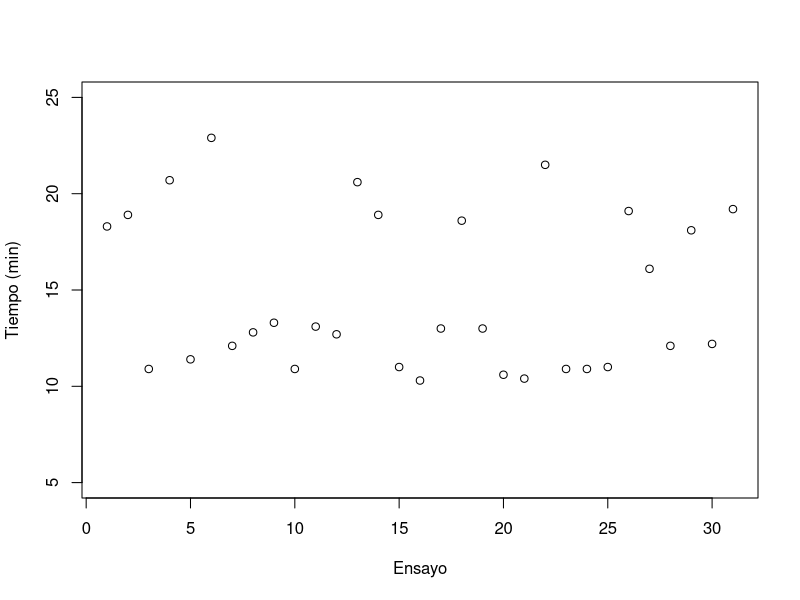
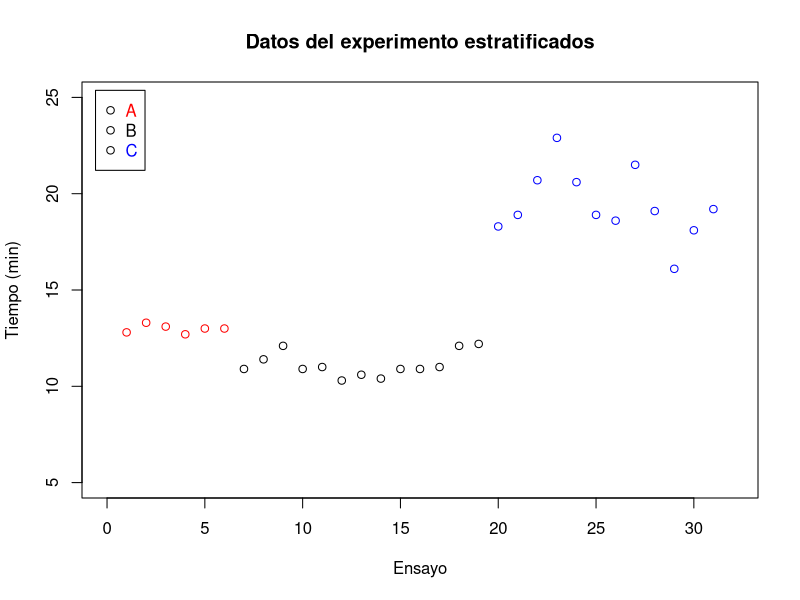

Here is the R script that generated these plots, in order:
## ---- chunk 1
# O dilema dos três caminhos

# Crear los ensayos
ensaio = seq(1,31,1)
ensaio  # Runs in console

tempo = c(18.3,18.9,10.9,20.7,11.4,22.9,12.1,12.8,13.3,
          10.9,13.1,12.7,20.6,18.9,11.0,10.3,13.0,18.6,
          13.0,10.6,10.4,21.5,10.9,10.9,11.0,19.1,16.1,
          12.1,18.1,12.2,19.2)

tempo # Runs in console

plot(ensaio, tempo,    # Todos los tiempos 
     ylab="Tiempo (min)", # Etiqueta Y
     xlab="Ensayo",         # Etiqueta x
     ylim=c(5,25))            # Limites, 5 a 25 m 

# -- route separation ---- 
# Route A
xA = seq(1,6,1) # Sol , lluvia, transitado, 1era parada
PERCURSOA = c(12.8,13.3,13.1,12.7,13.0,13.0)

# Route B
xB = seq(7,19,1) # Sombra, autopista, camino diagonal, 3era parada
PERCURSOB = c(10.9,11.4,12.1,10.9,11.0,10.3,10.6,10.4,10.9,10.9,11.0,12.1,12.2)

# Route C
xC = seq(20,31,1) # Sombra, seguro, agradable, 16 parada
PERCURSOC = c(18.3,18.9,20.7,22.9,20.6,18.9,18.6,21.5,19.1,16.1,18.1,19.2)

# --- Graphy by routes
plot(xA, PERCURSOA,
     xlab  = "Ensayo",
     ylab  = "Tiempo (min)",
     main  = "Datos del experimento estratificados",
     xlim  = c(0, 32),
     ylim  = c(5, 25),
     col   = "red")     # Camino A → rojo

# Agregamos el camino B en NEGRO (por defecto)
lines(xB, PERCURSOB, type = "p")

# Agregamos el camino C en AZUL
lines(xC, PERCURSOC, type = "p", col = "blue")

legend("topleft",
       legend=c("A","B","C"),
       text.col =c("red", "black", "blue"),
       inset=0.02,
        pch=1)      # plotting character

# --- Prueba t _ A vs B
t.test(PERCURSOA,PERCURSOB)   # Runs in console

# --- Desviacion Estandar Conjunta-Combinada
#  --- (17 grados de libertad)

VAR = ((6-1)*var(PERCURSOA) + (13-1)*var(PERCURSOB)) / ((6-1)+(13-1))
VAR      # Runs in console

desvio = sqrt(VAR)
desvio     # Runs in console

# --- as médias e os desvios para cada percurso/Route
MEDIA.A= mean(PERCURSOA)
MEDIA.A
## [1] 12.98333
SD.A= sd(PERCURSOA)
SD.A
## [1] 0.2136976
MEDIA.B = mean(PERCURSOB)
MEDIA.B
## [1] 11.13077
SD.B= sd(PERCURSOB)
SD.B
## [1] 0.6355898
MEDIA.C = mean(PERCURSOC)
MEDIA.C
## [1] 19.40833
SD.C= sd(PERCURSOC)
SD.C
## [1] 1.779917

# Construimos la tabla resumen como un data frame
resumen <- data.frame(
  Camino         = c("A", "B", "C"),
  Ensayos        = c(6, 13, 12),
  Media_min      = c(round(MEDIA.A, 2), round(MEDIA.B, 2), round(MEDIA.C, 2)),
  Desv_Estandar  = c(round(SD.A, 4),   round(SD.B, 4),   round(SD.C, 4))
)
resumen
